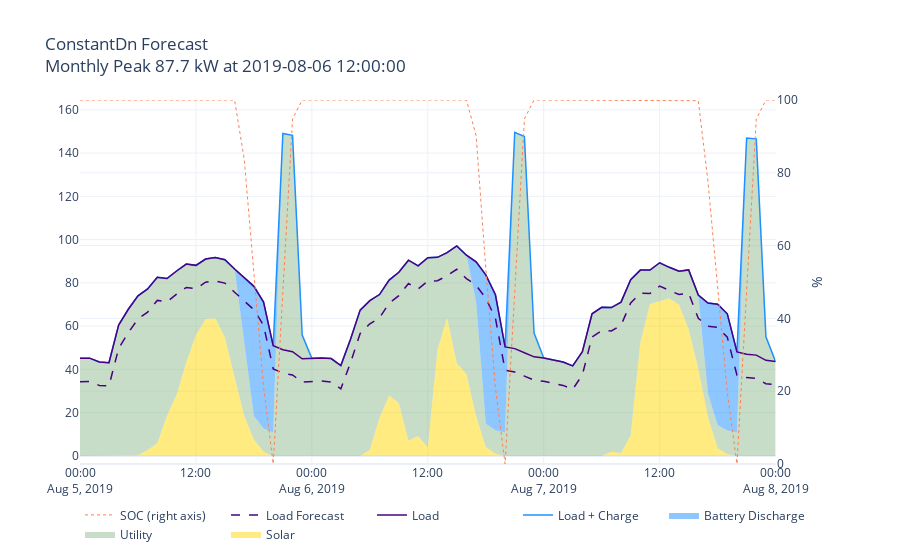

Notebook code for this chart:
### Code cell
monthly_peaks = calc_monthly_peaks2(dispatch1.grid,peak_hours)
if monthly_peaks is not None:
    peak = monthly_peaks.iloc[month-1]['grid kw']
    t_peak = monthly_peaks.iloc[month-1]['grid t']
else:
    peak = None
    t_peak = None   

begin = t_peak - pd.Timedelta('1h')*36
end = t_peak + pd.Timedelta('1h')*36

f = plotly_stacked(dispatch1.loc[begin:end],
                    solar='pv',
                    load='load',
                    load_forecast='load_forecast',
                    batt='batt',
                    utility='grid',
                    soc='soc',
                    theme='plotly_white',
                    title=f'{fcast1} Forecast<br>Monthly Peak {peak} kW at {t_peak}')
